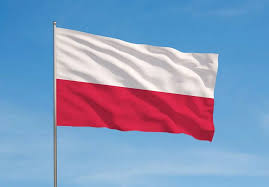
#> input picture poland 2.jpeg, 269 x 187 px, given in place of carphoto.jpeg, which was not available
$ jupyter execute abhisheksharma240042.ipynb   (text cells are left out)
#> lines starting #> are read from the running program, lines starting #| are printed output that depends on the picture; after the words box and inside, x2 and y2 are one past the last pixel; in counts of white or black regions, pixels touching at a corner belong together; pictures that were not available may be replaced by others from this repository, and a replacement may not be noted
[cell 1]
#importing important libraries
from google.colab import files
uploaded = files.upload()  # Choose the file manually
#> the answer given: poland 2.jpeg

import numpy as np

import cv2
import matplotlib.pylab as plt

[cell 2]
img=cv2.imread('carphoto.jpeg')
#> img is the input picture: shape (187, 269, 3); mean B, G, R 189.3, 152.9, 133.6
img=cv2.cvtColor(img,cv2.COLOR_BGR2RGB)
plt.imshow(img)
plt.axis('off')
plt.title("original image")
plt.show()

[cell 3]
#converting colorful to gray scale image
gray = cv2.cvtColor(img, cv2.COLOR_BGR2GRAY)
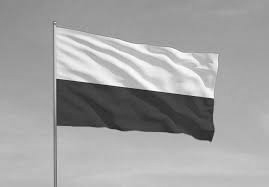
#> gray: shape (187, 269); min 26, max 255, mean 161.6

plt.imshow(gray, cmap='gray')
plt.title("Grayscale Image")
plt.axis('off')
plt.show()

[cell 4]
#applying gaussian filter to make it smooth
blur = cv2.GaussianBlur(gray, (5, 5), 0)

plt.imshow(blur, cmap='gray')
plt.title("Gaussian Blur")
plt.axis('off')
plt.show()

[cell 5]
#applying canny filter to detect the edges

edges = cv2.Canny(blur, 50, 150)
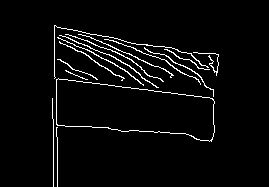
#> edges: shape (187, 269); 3.7% white in thin lines or dots, all inside (x1, y1, x2, y2) = (52, 25, 219, 187)

plt.imshow(edges, cmap='gray')
plt.title("Canny Edge Detection")
plt.axis('off')
plt.show()

[cell 6]
#applying thresholding
ret, thresh = cv2.threshold(gray, 127, 255, cv2.THRESH_BINARY)
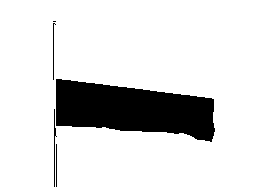
#> thresh: shape (187, 269); 86.2% white; 5 black regions (1 under 20 px)

plt.imshow(thresh, cmap='gray')
plt.title("Thresholded Image")
plt.axis('off')
plt.show()

[cell 7]
#resizing the image
resized = cv2.resize(img, (300, 300))
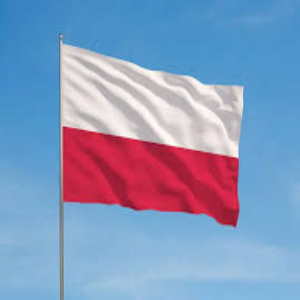
#> resized: shape (300, 300, 3); mean R, G, B 133.5, 152.9, 189.2
resized_rgb = cv2.cvtColor(resized, cv2.COLOR_BGR2RGB)
plt.imshow(resized_rgb)
plt.title("Resized to 300x300")
plt.axis('off')
plt.show()

[cell 8]
#  Contour Detection
contours, _ = cv2.findContours(thresh, cv2.RETR_EXTERNAL, cv2.CHAIN_APPROX_SIMPLE)
#> contours = 1 contour; box (x1, y1, x2, y2) and area: (0, 0, 269, 187) 49600
img_contours = img.copy()
cv2.drawContours(img_contours, contours,-1, (0, 255, 0), 2)  # green contours7
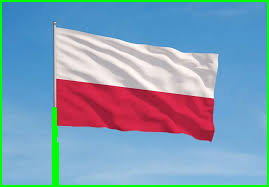
#> img_contours: shape (187, 269, 3); mean R, G, B 128.7, 157.3, 180.2
img_contours_rgb = cv2.cvtColor(img_contours, cv2.COLOR_BGR2RGB)
plt.imshow(img_contours_rgb)
plt.title(f"Contours Found: {len(contours)}")
plt.axis('off')
plt.show()

[cell 9]
#seperating image into RED GREEN AND BLUE channel

img_rgb = cv2.cvtColor(img, cv2.COLOR_BGR2RGB)


R, G, B = cv2.split(img_rgb)
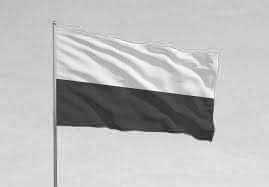
#> R: shape (187, 269); min 34, max 255, mean 189.3
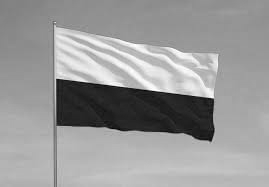
#> G: shape (187, 269); min 0, max 255, mean 152.9
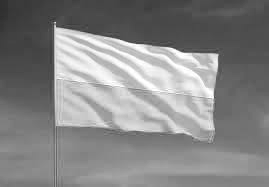
#> B: shape (187, 269); min 47, max 255, mean 133.6

    # Create subplots
plt.figure(figsize=(15, 5))

    # Red channel
plt.subplot(1, 3, 1)
plt.imshow(R, cmap='Reds')
plt.title("Red Channel")
plt.axis('off')

    # Green channel
plt.subplot(1, 3, 2)
plt.imshow(G, cmap='Greens')
plt.title("Green Channel")
plt.axis('off')

    # Blue channel
plt.subplot(1, 3, 3)
plt.imshow(B, cmap='Blues')
plt.title("Blue Channel")
plt.axis('off')

    # Show all plots
plt.tight_layout()
plt.show()

[cell 10]
# show cv filters along with kernel

# Sharpening Kernel
sharpen_kernel = np.array([[-1, -1, -1],
                           [-1,  9, -1],
                           [-1, -1, -1]])
sharpened_image = cv2.filter2D(img, -1, sharpen_kernel)
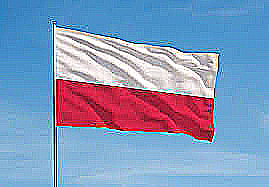
#> sharpened_image: shape (187, 269, 3); mean R, G, B 131.4, 152.4, 187.7
sharpened_image_rgb = cv2.cvtColor(sharpened_image, cv2.COLOR_BGR2RGB)
plt.imshow(sharpened_image_rgb)
plt.title("Sharpened Image")
plt.axis('off')
plt.show()

[cell 11]
# Emboss Kernel
emboss_kernel = np.array([[-2, -1,  0],
                          [-1,  1,  1],
                          [ 0,  1,  2]])
embossed_image = cv2.filter2D(img, -1, emboss_kernel)
embossed_image_rgb = cv2.cvtColor(embossed_image, cv2.COLOR_BGR2RGB)
plt.imshow(embossed_image_rgb)
plt.title("Embossed Image")
plt.axis('off')
plt.show()

[cell 12]
#  Kernel to find the
emboss_kernel = np.array([[-1, -1,  -1],
                          [0,  0,  0],
                          [ 1,  1,  1]])
embossed_image = cv2.filter2D(img, -1, emboss_kernel)
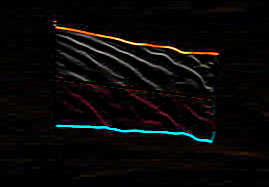
#> embossed_image: shape (187, 269, 3); mean R, G, B 9.5, 8.4, 7.6
embossed_image_rgb = cv2.cvtColor(embossed_image, cv2.COLOR_BGR2RGB)
plt.imshow(embossed_image_rgb)
plt.title("Embossed Image")
plt.axis('off')
plt.show()
